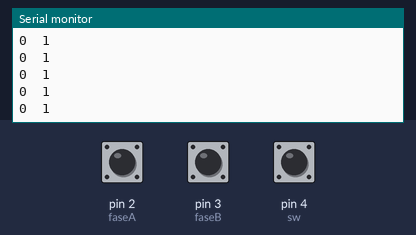
A sketch run on a simulated Arduino Uno, built with avr-gcc and run on an emulated ATmega328P. On the bench: the last lines printed to the serial monitor. Inputs (shaded band) come from the test bench; at power-on: pin 2 (faseA) HIGH, pin 4 (sw) HIGH, pin 3 (faseB) HIGH.

Above: at 1.2 s.
1.3 s: pin 2 (faseA) pulled LOW for 0.15 s
At 2.0 s:
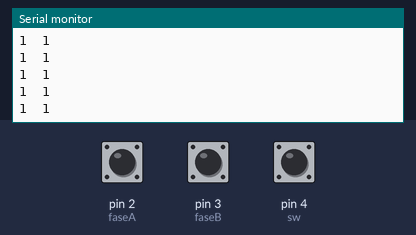
2.9 s: pin 4 (sw) pulled LOW for 0.15 s
4.5 s: pin 2 (faseA) pulled LOW for 1 s
At 5.2 s:
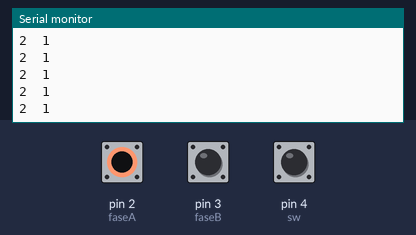
7.0 s: pin 4 (sw) pulled LOW for 1 s
At 7.9 s:
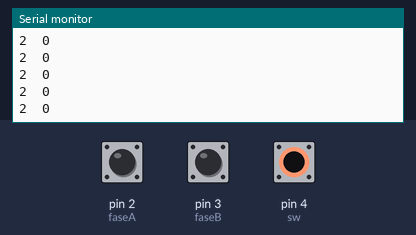
9.5 s: pin 3 (faseB) pulled LOW for 0.15 s
At 10.0 s:
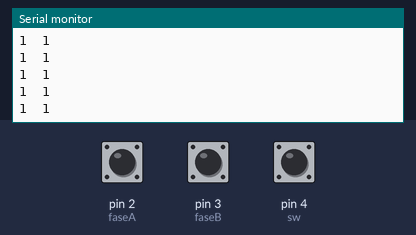
12.6 s: pin 3 (faseB) pulled LOW for 1 s
Timing chart, 0 to 13.0 s (numbered marks = the images above; inputs shaded):
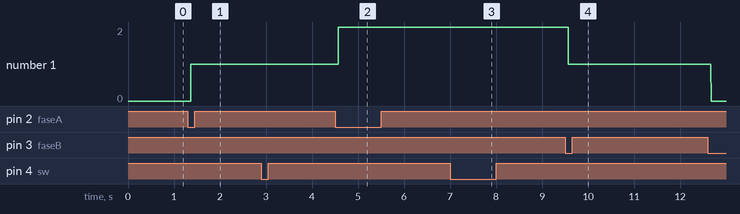

The sketch:

pro2.ino
```cpp
#define faseA 2
#define faseB 3
#define sw 4

volatile int LastB=1;
volatile int LastA=1;
volatile int LastSw=1;
volatile int PosE =0;

void setup(){
  SREG = SREG | 0x08; // general ınterrupt enable
  PCICR |= 0x04; // PCINT[23:16] yani D0 to D7 portu için interrupt açıldı
  PCMSK2 |= 0x10; // intr pini için interrupt açıldı

  pinMode(faseA,INPUT_PULLUP);
  pinMode(faseB,INPUT_PULLUP);
  pinMode(sw, INPUT_PULLUP);

  attachInterrupt(digitalPinToInterrupt(faseA) ,funcA, FALLING);
  attachInterrupt(digitalPinToInterrupt(faseB) ,funcB, FALLING);

  Serial.begin(9600);
}

void loop(){

  LastA=digitalRead(faseA);
  LastB=digitalRead(faseB);
  LastSw=digitalRead(sw);
  Serial.print(PosE);
  Serial.print("\t");
  Serial.println(LastSw);
  /*
  Serial.print("\t");
  Serial.println(LastB);*/
 }

void funcA(){
  if(LastA!=0 & LastB!=0){
  PosE++;
  }
 LastA=0;
}

void funcB(){
  if(LastA!=0 & LastB!=0){
    PosE--;
  }
  LastB=0;

}

ISR(PCINT2_vect){
  if(LastSw!=0){
  }
  LastSw=0;
}
```

Measured:
- after the input at 1.3 s, the serial monitor: prints a new line after 0.07 s (image 1)
- after the input at 4.5 s, the serial monitor: prints a new line after 0.07 s (image 2)
- after the input at 7.0 s, the serial monitor: prints a new line after 0.07 s (image 3)
- after the input at 9.5 s, the serial monitor: prints a new line after 0.07 s (image 4)
- plotted number 1: 1 → 2 after the input at 4.5 s, 1 → 0 after the input at 12.6 s
